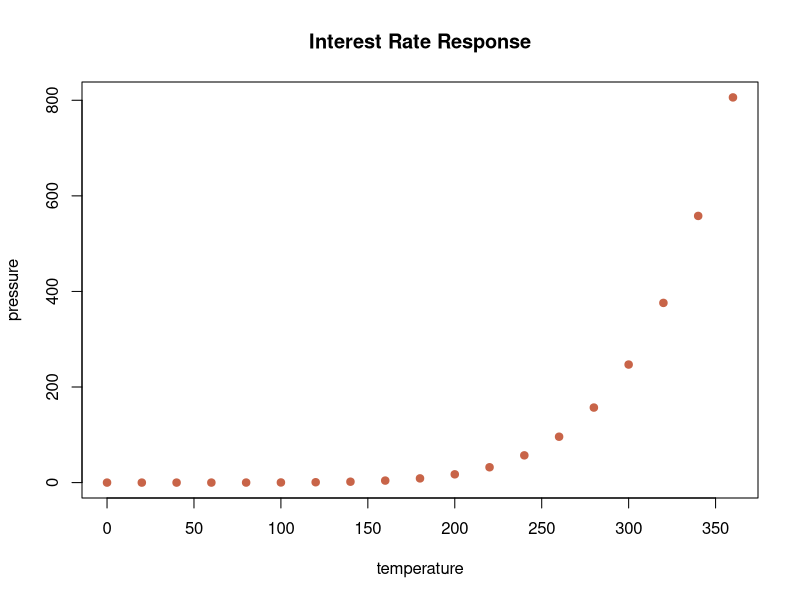

R code for this plot:
## ---- chunk 1
#| echo: false
#| fig-cap: "Impulse Response Function (Placeholder)"

# Un gráfico dummy para ver cómo queda
plot(pressure, col="#c86448", pch=19, main="Interest Rate Response")
